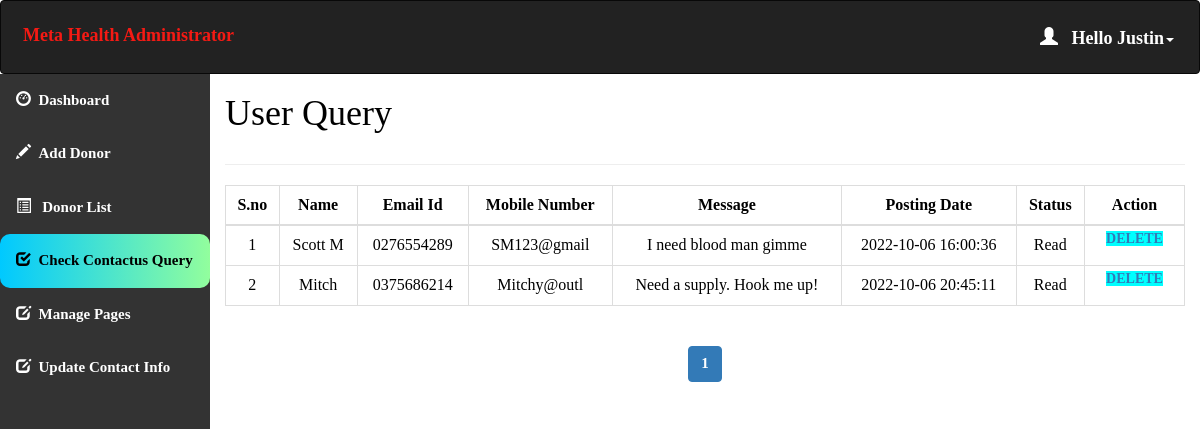
Page /admin/query.php (signed in) on the committed database.
### tables this page shows
CREATE TABLE `contact_query` (
  `query_id` int(11) NOT NULL,
  `query_name` varchar(100) NOT NULL,
  `query_mail` varchar(120) NOT NULL,
  `query_number` char(11) NOT NULL,
  `query_message` longtext NOT NULL,
  `query_date` timestamp NOT NULL DEFAULT current_timestamp() ON UPDATE current_timestamp(),
  `query_status` int(11) DEFAULT NULL
);

### admin/query.php (the view, shortened to what this page needs)
<html>
<head>
  <link rel="stylesheet" href="https://maxcdn.bootstrapcdn.com/bootstrap/3.4.1/css/bootstrap.min.css">
</head>
<?php
include 'conn.php';
  if (isset($_SESSION['loggedin']) && $_SESSION['loggedin'] == true) {
  ?>
<body style="color:black">
<div id="header">
<?php include 'header.php';
?>
</div>
<div id="sidebar">
<?php $active="query"; include 'sidebar.php'; ?>
</div>
<div id="content" >
  <div class="content-wrapper">
    <div class="container-fluid">
      <div class="row">
        <div class="col-md-12 lg-12 sm-12">
          <h1 class="page-title">User Query</h1>
        </div>
      </div>
      <hr>
      <?php
        include 'conn.php';
          $limit = 10;
          if(isset($_GET['page'])){
            $page = $_GET['page'];
          }else{
            $page = 1;
          }
          $offset = ($page - 1) * $limit;
          $count=$offset+1;
        $sql= "select * from contact_query LIMIT {$offset},{$limit}";
        $result=mysqli_query($conn,$sql);
        if(mysqli_num_rows($result)>0)   {
       ?>
       <div class="table-responsive">
      <table class="table table-bordered" style="text-align:center">
          <thead style="text-align:center">
          <th style="text-align:center">S.no</th>
          <th style="text-align:center">Name</th>
          <th style="text-align:center">Email Id</th>
          <th style="text-align:center">Mobile Number</th>
          <th style="text-align:center">Message</th>
          <th style="text-align:center">Posting Date</th>
          <th style="text-align:center">Status</th>
          <th style="text-align:center">Action</th>
          </thead>
          <tbody>
            <?php
            while($row = mysqli_fetch_assoc($result)) { ?>
          <tr>
                  <td><?php echo $count++; ?></td>
                  <td><?php echo $row['query_name']; ?></td>
                  <td><?php echo $row['query_mail']; ?></td>
                  <td><?php echo $row['query_number']; ?></td>
                  <td><?php echo $row['query_message']; ?></td>
                  <td><?php echo $row['query_date']; ?></td>
                  <?php if($row['query_status']==1)
{
?><td>Read<br></td>
<?php } else {?>
<td><a href="query.php?id=<?php echo $row['query_id'];?>" onclick="clickme()"><b id="demo">Pending</b></a><br>
</td>
<?php } ?>
                    <td id="he" style="width:100px">
                    <a style="background-color:aqua" href='delete_query.php?id=<?php echo $row['query_id']; ?>'> Delete </a>
                </td>
              </tr>
            <?php } ?>
          </tbody>
      </table>
    </div>
    <?php } ?>
    <div class="table-responsive"style="text-align:center;align:center">
        <?php
        $sql1 = "SELECT * FROM contact_query";
        $result1 = mysqli_query($conn, $sql1) or die("Query Failed.");
        if(mysqli_num_rows($result1) > 0){
          $total_records = mysqli_num_rows($result1);
          $total_page = ceil($total_records / $limit);
          echo '<ul class="pagination admin-pagination">';
          for($i = 1; $i <= $total_page; $i++){
            if($i == $page){
              $active = "active";
            }else{
              $active = "";
            }
            echo '<li class="'.$active.'"><a href="query.php?page='.$i.'">'.$i.'</a></li>';
          }
          echo '</ul>';
        }
        ?>
        </div>
      </div>
    </div>
   <?php }
    ?>
</body>
</html>

### admin/header.php (shortened to what this page needs)
<!DOCTYPE html>
<html>
<head>
  <link rel="stylesheet" href="https://maxcdn.bootstrapcdn.com/bootstrap/3.4.1/css/bootstrap.min.css">
</head>
<body>
<nav class="navbar navbar-inverse">
  <div class="container-fluid">
    <div class="navbar-header">
      <a class="navbar-brand" id="qq" href="dashboard.php" style="color:#F51A14;">Meta Health Administrator</a>
    </div>
    <ul class="nav navbar-nav navbar-right">
      <li class="dropdown"><a class="dropdown-toggle" id="qw" data-toggle="dropdown" href="#" style="font-weight:bold;color:white "> <span class="glyphicon glyphicon-user"></span>&nbsp&nbsp
        <?php
        include 'conn.php';
        $username=$_SESSION['username'];
        $sql="select * from admin_info where admin_username='$username'";
        $result=mysqli_query($conn,$sql) or die("query failed.");
        $row=mysqli_fetch_assoc($result);
        echo "Hello ".$row['admin_name'];
       ?><span class="caret"></span></a>
    </li>
    </ul>
  </div>
</nav>
</body></html>

### admin/query.php (style rules this page uses)
#sidebar { position:relative;margin-top:-20px }
#content { position:relative;margin-left:210px }
#he { font-size: 14px; font-weight: 600; text-transform: uppercase; padding: 3px 7px; color: #fff; text-decoration: none; border-radius: 3px; align:center }

### admin/header.php (style rules this page uses)
.navbar { background-color: #333333 ; padding: 10px 10px; color:#FF0404 ; }
.navbar a { float: left; color: white; text-align: center; padding: 12px; text-decoration: none; font-size: 18px; line-height: 25px; }
.navbar-brand { font-size: 25px; font-weight: bold; }
.navbar a { float: none; display: block; text-align: left; }
.navbar-right { float: none; }

### admin/sidebar.php (style rules this page uses)
body { margin: 0; font-family: 'Averia Gruesa Libre';font-size: 15px; color:#F8F9F9; }

### rows in the picture
contact_query: query_name "Scott M", query_mail "0276554289", query_number "SM123@gmail", query_message "I need blood man gimme", query_date "2022-10-06 16:00:36", query_status "Read"
contact_query: query_name "Mitch", query_mail "0375686214", query_number "Mitchy@outl", query_message "Need a supply. Hook me up!", query_date "2022-10-06 20:45:11", query_status "Read"

### other values in the picture
$row['admin_name'] "Justin"
